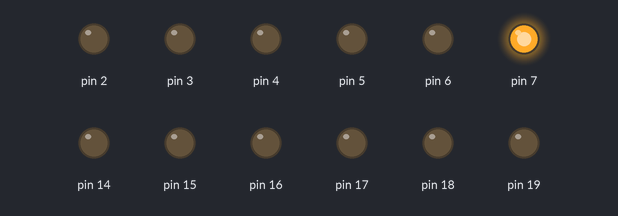
Simulated run of this sketch. Board: Arduino Uno, built with avr-gcc and run on an emulated ATmega328P. On the bench: output pins drawn as LEDs (lit = HIGH).

Above: at 1.2 s.
At 2.2 s:
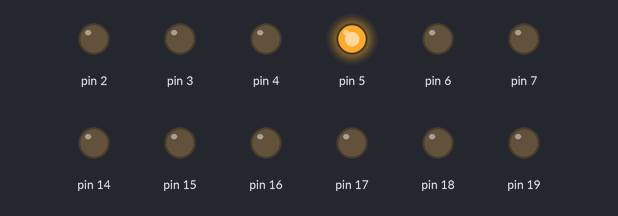
At 2.7 s:
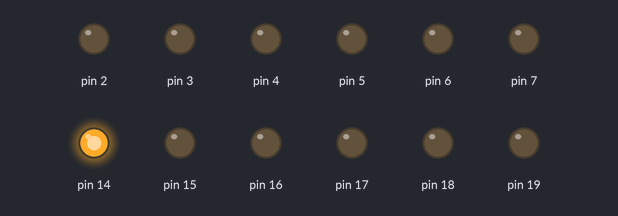
At 3.7 s:
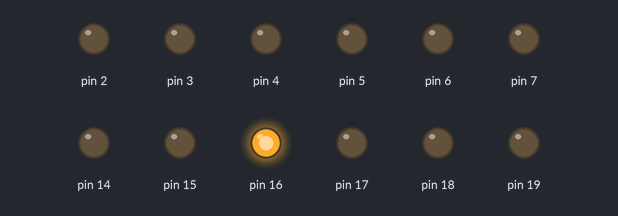
At 4.7 s:
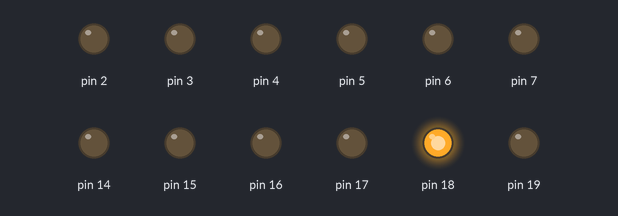
At 6.2 s:
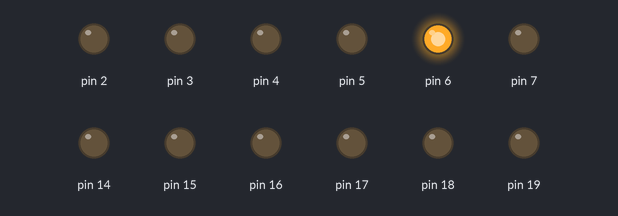
Timing chart, 0 to 6.9 s (numbered marks = the images above):
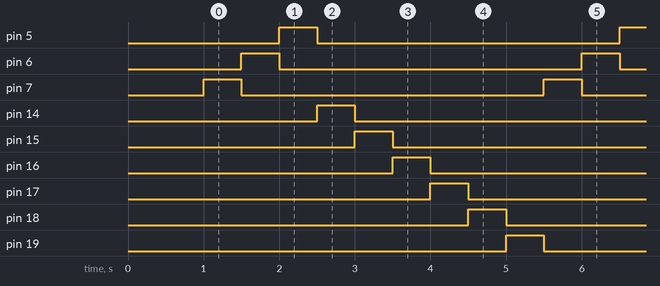

Measured:
- by itself, pin 5–7, pin 14–19: alternates HIGH for 0.50 s and LOW for 4.0 s
- by itself, everything shown: repeats every 4.5 s, in 10 steps

The sketch:

orb_cycle_test.ino
```cpp
// (licence header left out)
#define l1rm 0x80
#define l1gm 0x40
#define l1bm 0x20

#define l2rm 0x01
#define l2gm 0x02
#define l2bm 0x04

#define l3rm 0x08
#define l3gm 0x10
#define l3bm 0x20

#define LEDA(r1,g1,b1) PORTD = (PORTD&0x03)|(r1*l1rm)|(g1*l1gm)|(b1*l1bm)
#define LEDB(r2,g2,b2) PORTC = (PORTC&0xF8)|(r2*l2rm)|(g2*l2gm)|(b2*l2bm)
#define LEDC(r3,g3,b3) PORTC = (PORTC&0xC7)|(r3*l3rm)|(g3*l3gm)|(b3*l3bm)


void setup() {
  DDRD = DDRD | B11111100;
  DDRC = DDRC | B00111111;
  delay(1000);
}


void loop() {

  LEDA(HIGH,LOW,LOW);
  delay(500);
  LEDA(LOW,HIGH,LOW);
  delay(500);
  LEDA(LOW,LOW,HIGH);
  delay(500);
  LEDA(LOW,LOW,LOW);

  LEDB(HIGH,LOW,LOW);
  delay(500);
  LEDB(LOW,HIGH,LOW);
  delay(500);
  LEDB(LOW,LOW,HIGH);
  delay(500);
  LEDB(LOW,LOW,LOW);


  LEDC(HIGH,LOW,LOW);
  delay(500);
  LEDC(LOW,HIGH,LOW);
  delay(500);
  LEDC(LOW,LOW,HIGH);
  delay(500);
  LEDC(LOW,LOW,LOW);
}
```
